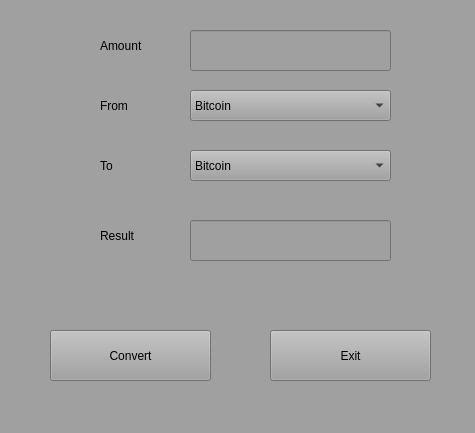
<?xml version="1.0" encoding="UTF-8"?>
<ui version="4.0">
 <class>MainWindow</class>
 <widget class="QMainWindow" name="MainWindow">
  <property name="geometry">
   <rect>
    <x>0</x>
    <y>0</y>
    <width>475</width>
    <height>433</height>
   </rect>
  </property>
  <property name="windowTitle">
   <string>Crypto-Currency Converter</string>
  </property>
  <property name="styleSheet">
   <string notr="true">background-color: rgb(160, 160, 160);</string>
  </property>
  <widget class="QWidget" name="centralwidget">
   <widget class="QComboBox" name="comboBox1">
    <property name="geometry">
     <rect>
      <x>190</x>
      <y>90</y>
      <width>201</width>
      <height>31</height>
     </rect>
    </property>
    <item>
     <property name="text">
      <string>Bitcoin</string>
     </property>
    </item>
    <item>
     <property name="text">
      <string>Ethereum</string>
     </property>
    </item>
    <item>
     <property name="text">
      <string>DogeCoin</string>
     </property>
    </item>
    <item>
     <property name="text">
      <string>SHIBA INU</string>
     </property>
    </item>
   </widget>
   <widget class="QLabel" name="label_3">
    <property name="geometry">
     <rect>
      <x>100</x>
      <y>150</y>
      <width>41</width>
      <height>31</height>
     </rect>
    </property>
    <property name="text">
     <string>To</string>
    </property>
   </widget>
   <widget class="QLabel" name="label">
    <property name="geometry">
     <rect>
      <x>100</x>
      <y>30</y>
      <width>71</width>
      <height>31</height>
     </rect>
    </property>
    <property name="text">
     <string>Amount</string>
    </property>
   </widget>
   <widget class="QPushButton" name="cvt_btn">
    <property name="geometry">
     <rect>
      <x>50</x>
      <y>330</y>
      <width>161</width>
      <height>51</height>
     </rect>
    </property>
    <property name="text">
     <string>Convert</string>
    </property>
    <property name="shortcut">
     <string>Return, Enter</string>
    </property>
   </widget>
   <widget class="QLineEdit" name="line1">
    <property name="geometry">
     <rect>
      <x>190</x>
      <y>30</y>
      <width>201</width>
      <height>41</height>
     </rect>
    </property>
   </widget>
   <widget class="QLineEdit" name="line2">
    <property name="geometry">
     <rect>
      <x>190</x>
      <y>220</y>
      <width>201</width>
      <height>41</height>
     </rect>
    </property>
   </widget>
   <widget class="QLabel" name="label_2">
    <property name="geometry">
     <rect>
      <x>100</x>
      <y>90</y>
      <width>51</width>
      <height>31</height>
     </rect>
    </property>
    <property name="text">
     <string>From</string>
    </property>
   </widget>
   <widget class="QLabel" name="label_4">
    <property name="geometry">
     <rect>
      <x>100</x>
      <y>220</y>
      <width>71</width>
      <height>31</height>
     </rect>
    </property>
    <property name="text">
     <string>Result</string>
    </property>
   </widget>
   <widget class="QPushButton" name="exit_btn">
    <property name="geometry">
     <rect>
      <x>270</x>
      <y>330</y>
      <width>161</width>
      <height>51</height>
     </rect>
    </property>
    <property name="text">
     <string>Exit</string>
    </property>
    <property name="shortcut">
     <string>Esc</string>
    </property>
   </widget>
   <widget class="QComboBox" name="comboBox2">
    <property name="geometry">
     <rect>
      <x>190</x>
      <y>150</y>
      <width>201</width>
      <height>31</height>
     </rect>
    </property>
    <item>
     <property name="text">
      <string>Bitcoin</string>
     </property>
    </item>
    <item>
     <property name="text">
      <string>Ethereum</string>
     </property>
    </item>
    <item>
     <property name="text">
      <string>DogeCoin</string>
     </property>
    </item>
    <item>
     <property name="text">
      <string>SHIBA INU</string>
     </property>
    </item>
   </widget>
  </widget>
  <widget class="QStatusBar" name="statusbar"/>
 </widget>
 <resources/>
 <connections/>
</ui>
